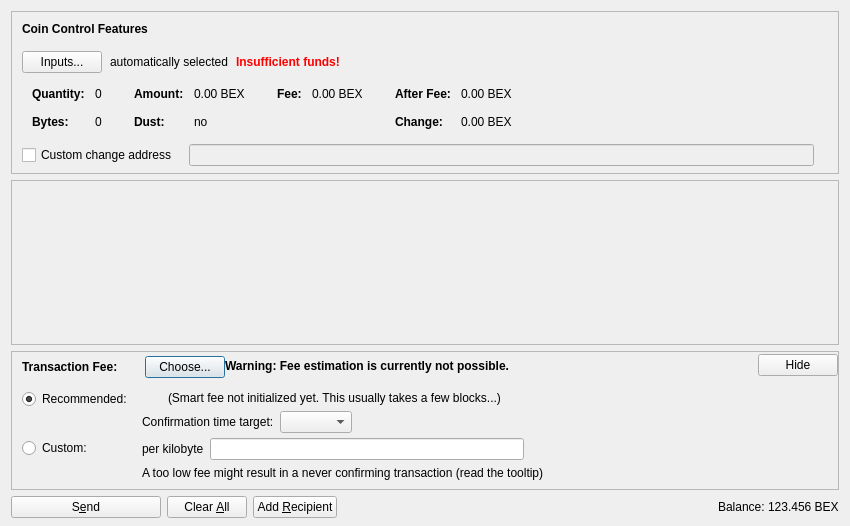
<?xml version="1.0" encoding="UTF-8"?>
<ui version="4.0">
 <class>SendCoinsDialog</class>
 <widget class="QDialog" name="SendCoinsDialog">
  <property name="geometry">
   <rect>
    <x>0</x>
    <y>0</y>
    <width>850</width>
    <height>526</height>
   </rect>
  </property>
  <property name="windowTitle">
   <string>Send Coins</string>
  </property>
  <layout class="QVBoxLayout" name="verticalLayout" stretch="0,1,0,0">
   <property name="bottomMargin">
    <number>8</number>
   </property>
   <item>
    <widget class="QFrame" name="frameCoinControl">
     <property name="sizePolicy">
      <sizepolicy hsizetype="Expanding" vsizetype="Expanding">
       <horstretch>0</horstretch>
       <verstretch>0</verstretch>
      </sizepolicy>
     </property>
     <property name="maximumSize">
      <size>
       <width>16777215</width>
       <height>16777215</height>
      </size>
     </property>
     <property name="frameShape">
      <enum>QFrame::StyledPanel</enum>
     </property>
     <property name="frameShadow">
      <enum>QFrame::Sunken</enum>
     </property>
     <layout class="QVBoxLayout" name="verticalLayoutCoinControl2">
      <property name="spacing">
       <number>0</number>
      </property>
      <property name="leftMargin">
       <number>0</number>
      </property>
      <property name="topMargin">
       <number>0</number>
      </property>
      <property name="rightMargin">
       <number>0</number>
      </property>
      <property name="bottomMargin">
       <number>6</number>
      </property>
      <item>
       <layout class="QVBoxLayout" name="verticalLayoutCoinControl" stretch="0,0,0,0,1">
        <property name="spacing">
         <number>0</number>
        </property>
        <property name="leftMargin">
         <number>10</number>
        </property>
        <property name="topMargin">
         <number>10</number>
        </property>
        <item>
         <layout class="QHBoxLayout" name="horizontalLayoutCoinControl1">
          <property name="bottomMargin">
           <number>15</number>
          </property>
          <item>
           <widget class="QLabel" name="labelCoinControlFeatures">
            <property name="sizePolicy">
             <sizepolicy hsizetype="Preferred" vsizetype="Maximum">
              <horstretch>0</horstretch>
              <verstretch>0</verstretch>
             </sizepolicy>
            </property>
            <property name="font">
             <font>
              <weight>75</weight>
              <bold>true</bold>
             </font>
            </property>
            <property name="styleSheet">
             <string notr="true">font-weight:bold;</string>
            </property>
            <property name="text">
             <string>Coin Control Features</string>
            </property>
           </widget>
          </item>
         </layout>
        </item>
        <item>
         <layout class="QHBoxLayout" name="horizontalLayoutCoinControl2" stretch="0,0,0,0">
          <property name="spacing">
           <number>8</number>
          </property>
          <property name="bottomMargin">
           <number>10</number>
          </property>
          <item>
           <widget class="QPushButton" name="pushButtonCoinControl">
            <property name="styleSheet">
             <string notr="true"/>
            </property>
            <property name="text">
             <string>Inputs...</string>
            </property>
            <property name="autoDefault">
             <bool>false</bool>
            </property>
           </widget>
          </item>
          <item>
           <widget class="QLabel" name="labelCoinControlAutomaticallySelected">
            <property name="text">
             <string>automatically selected</string>
            </property>
            <property name="margin">
             <number>5</number>
            </property>
           </widget>
          </item>
          <item>
           <widget class="QLabel" name="labelCoinControlInsuffFunds">
            <property name="font">
             <font>
              <weight>75</weight>
              <bold>true</bold>
             </font>
            </property>
            <property name="styleSheet">
             <string notr="true">color:red;font-weight:bold;</string>
            </property>
            <property name="text">
             <string>Insufficient funds!</string>
            </property>
            <property name="margin">
             <number>5</number>
            </property>
           </widget>
          </item>
          <item>
           <spacer name="horizontalSpacerCoinControl">
            <property name="orientation">
             <enum>Qt::Horizontal</enum>
            </property>
            <property name="sizeHint" stdset="0">
             <size>
              <width>40</width>
              <height>1</height>
             </size>
            </property>
           </spacer>
          </item>
         </layout>
        </item>
        <item>
         <widget class="QWidget" name="widgetCoinControl" native="true">
          <property name="sizePolicy">
           <sizepolicy hsizetype="Preferred" vsizetype="Preferred">
            <horstretch>0</horstretch>
            <verstretch>0</verstretch>
           </sizepolicy>
          </property>
          <property name="minimumSize">
           <size>
            <width>0</width>
            <height>0</height>
           </size>
          </property>
          <property name="styleSheet">
           <string notr="true"/>
          </property>
          <layout class="QHBoxLayout" name="horizontalLayoutCoinControl5">
           <property name="leftMargin">
            <number>0</number>
           </property>
           <property name="topMargin">
            <number>0</number>
           </property>
           <property name="rightMargin">
            <number>0</number>
           </property>
           <property name="bottomMargin">
            <number>0</number>
           </property>
           <item>
            <layout class="QHBoxLayout" name="horizontalLayoutCoinControl3" stretch="0,0,0,1">
             <property name="spacing">
              <number>20</number>
             </property>
             <property name="topMargin">
              <number>0</number>
             </property>
             <property name="bottomMargin">
              <number>10</number>
             </property>
             <item>
              <layout class="QFormLayout" name="formLayoutCoinControl1">
               <property name="horizontalSpacing">
                <number>10</number>
               </property>
               <property name="verticalSpacing">
                <number>14</number>
               </property>
               <property name="leftMargin">
                <number>10</number>
               </property>
               <property name="topMargin">
                <number>4</number>
               </property>
               <property name="rightMargin">
                <number>6</number>
               </property>
               <item row="0" column="0">
                <widget class="QLabel" name="labelCoinControlQuantityText">
                 <property name="font">
                  <font>
                   <weight>75</weight>
                   <bold>true</bold>
                  </font>
                 </property>
                 <property name="text">
                  <string>Quantity:</string>
                 </property>
                 <property name="margin">
                  <number>0</number>
                 </property>
                </widget>
               </item>
               <item row="0" column="1">
                <widget class="QLabel" name="labelCoinControlQuantity">
                 <property name="cursor">
                  <cursorShape>IBeamCursor</cursorShape>
                 </property>
                 <property name="contextMenuPolicy">
                  <enum>Qt::ActionsContextMenu</enum>
                 </property>
                 <property name="text">
                  <string notr="true">0</string>
                 </property>
                 <property name="margin">
                  <number>0</number>
                 </property>
                 <property name="textInteractionFlags">
                  <set>Qt::LinksAccessibleByMouse|Qt::TextSelectableByKeyboard|Qt::TextSelectableByMouse</set>
                 </property>
                </widget>
               </item>
               <item row="1" column="0">
                <widget class="QLabel" name="labelCoinControlBytesText">
                 <property name="font">
                  <font>
                   <weight>75</weight>
                   <bold>true</bold>
                  </font>
                 </property>
                 <property name="text">
                  <string>Bytes:</string>
                 </property>
                </widget>
               </item>
               <item row="1" column="1">
                <widget class="QLabel" name="labelCoinControlBytes">
                 <property name="cursor">
                  <cursorShape>IBeamCursor</cursorShape>
                 </property>
                 <property name="contextMenuPolicy">
                  <enum>Qt::ActionsContextMenu</enum>
                 </property>
                 <property name="text">
                  <string notr="true">0</string>
                 </property>
                 <property name="textInteractionFlags">
                  <set>Qt::LinksAccessibleByMouse|Qt::TextSelectableByKeyboard|Qt::TextSelectableByMouse</set>
                 </property>
                </widget>
               </item>
              </layout>
             </item>
             <item>
              <layout class="QFormLayout" name="formLayoutCoinControl2">
               <property name="horizontalSpacing">
                <number>10</number>
               </property>
               <property name="verticalSpacing">
                <number>14</number>
               </property>
               <property name="leftMargin">
                <number>6</number>
               </property>
               <property name="topMargin">
                <number>4</number>
               </property>
               <property name="rightMargin">
                <number>6</number>
               </property>
               <item row="0" column="0">
                <widget class="QLabel" name="labelCoinControlAmountText">
                 <property name="font">
                  <font>
                   <weight>75</weight>
                   <bold>true</bold>
                  </font>
                 </property>
                 <property name="text">
                  <string>Amount:</string>
                 </property>
                 <property name="margin">
                  <number>0</number>
                 </property>
                </widget>
               </item>
               <item row="0" column="1">
                <widget class="QLabel" name="labelCoinControlAmount">
                 <property name="cursor">
                  <cursorShape>IBeamCursor</cursorShape>
                 </property>
                 <property name="contextMenuPolicy">
                  <enum>Qt::ActionsContextMenu</enum>
                 </property>
                 <property name="text">
                  <string notr="true">0.00 BEX</string>
                 </property>
                 <property name="textInteractionFlags">
                  <set>Qt::LinksAccessibleByMouse|Qt::TextSelectableByKeyboard|Qt::TextSelectableByMouse</set>
                 </property>
                </widget>
               </item>
               <item row="1" column="0">
                <widget class="QLabel" name="labelCoinControlLowOutputText">
                 <property name="font">
                  <font>
                   <weight>75</weight>
                   <bold>true</bold>
                  </font>
                 </property>
                 <property name="text">
                  <string>Dust:</string>
                 </property>
                </widget>
               </item>
               <item row="1" column="1">
                <widget class="QLabel" name="labelCoinControlLowOutput">
                 <property name="cursor">
                  <cursorShape>IBeamCursor</cursorShape>
                 </property>
                 <property name="contextMenuPolicy">
                  <enum>Qt::ActionsContextMenu</enum>
                 </property>
                 <property name="text">
                  <string notr="true">no</string>
                 </property>
                 <property name="textInteractionFlags">
                  <set>Qt::LinksAccessibleByMouse|Qt::TextSelectableByKeyboard|Qt::TextSelectableByMouse</set>
                 </property>
                </widget>
               </item>
              </layout>
             </item>
             <item>
              <layout class="QFormLayout" name="formLayoutCoinControl3">
               <property name="horizontalSpacing">
                <number>10</number>
               </property>
               <property name="verticalSpacing">
                <number>14</number>
               </property>
               <property name="leftMargin">
                <number>6</number>
               </property>
               <property name="topMargin">
                <number>4</number>
               </property>
               <property name="rightMargin">
                <number>6</number>
               </property>
               <item row="0" column="0">
                <widget class="QLabel" name="labelCoinControlFeeText">
                 <property name="font">
                  <font>
                   <weight>75</weight>
                   <bold>true</bold>
                  </font>
                 </property>
                 <property name="text">
                  <string>Fee:</string>
                 </property>
                 <property name="margin">
                  <number>0</number>
                 </property>
                </widget>
               </item>
               <item row="0" column="1">
                <widget class="QLabel" name="labelCoinControlFee">
                 <property name="cursor">
                  <cursorShape>IBeamCursor</cursorShape>
                 </property>
                 <property name="contextMenuPolicy">
                  <enum>Qt::ActionsContextMenu</enum>
                 </property>
                 <property name="text">
                  <string notr="true">0.00 BEX</string>
                 </property>
                 <property name="textInteractionFlags">
                  <set>Qt::LinksAccessibleByMouse|Qt::TextSelectableByKeyboard|Qt::TextSelectableByMouse</set>
                 </property>
                </widget>
               </item>
              </layout>
             </item>
             <item>
              <layout class="QFormLayout" name="formLayoutCoinControl4">
               <property name="horizontalSpacing">
                <number>10</number>
               </property>
               <property name="verticalSpacing">
                <number>14</number>
               </property>
               <property name="leftMargin">
                <number>6</number>
               </property>
               <property name="topMargin">
                <number>4</number>
               </property>
               <property name="rightMargin">
                <number>6</number>
               </property>
               <item row="0" column="0">
                <widget class="QLabel" name="labelCoinControlAfterFeeText">
                 <property name="font">
                  <font>
                   <weight>75</weight>
                   <bold>true</bold>
                  </font>
                 </property>
                 <property name="text">
                  <string>After Fee:</string>
                 </property>
                 <property name="margin">
                  <number>0</number>
                 </property>
                </widget>
               </item>
               <item row="0" column="1">
                <widget class="QLabel" name="labelCoinControlAfterFee">
                 <property name="cursor">
                  <cursorShape>IBeamCursor</cursorShape>
                 </property>
                 <property name="contextMenuPolicy">
                  <enum>Qt::ActionsContextMenu</enum>
                 </property>
                 <property name="text">
                  <string notr="true">0.00 BEX</string>
                 </property>
                 <property name="textInteractionFlags">
                  <set>Qt::LinksAccessibleByMouse|Qt::TextSelectableByKeyboard|Qt::TextSelectableByMouse</set>
                 </property>
                </widget>
               </item>
               <item row="1" column="0">
                <widget class="QLabel" name="labelCoinControlChangeText">
                 <property name="font">
                  <font>
                   <weight>75</weight>
                   <bold>true</bold>
                  </font>
                 </property>
                 <property name="text">
                  <string>Change:</string>
                 </property>
                </widget>
               </item>
               <item row="1" column="1">
                <widget class="QLabel" name="labelCoinControlChange">
                 <property name="cursor">
                  <cursorShape>IBeamCursor</cursorShape>
                 </property>
                 <property name="contextMenuPolicy">
                  <enum>Qt::ActionsContextMenu</enum>
                 </property>
                 <property name="text">
                  <string notr="true">0.00 BEX</string>
                 </property>
                 <property name="textInteractionFlags">
                  <set>Qt::LinksAccessibleByMouse|Qt::TextSelectableByKeyboard|Qt::TextSelectableByMouse</set>
                 </property>
                </widget>
               </item>
              </layout>
             </item>
            </layout>
           </item>
          </layout>
         </widget>
        </item>
        <item>
         <layout class="QHBoxLayout" name="horizontalLayoutCoinControl4" stretch="0,0,0">
          <property name="spacing">
           <number>12</number>
          </property>
          <property name="sizeConstraint">
           <enum>QLayout::SetDefaultConstraint</enum>
          </property>
          <property name="topMargin">
           <number>5</number>
          </property>
          <property name="rightMargin">
           <number>5</number>
          </property>
          <item>
           <widget class="QCheckBox" name="checkBoxCoinControlChange">
            <property name="toolTip">
             <string>If this is activated, but the change address is empty or invalid, change will be sent to a newly generated address.</string>
            </property>
            <property name="text">
             <string>Custom change address</string>
            </property>
           </widget>
          </item>
          <item>
           <widget class="QValidatedLineEdit" name="lineEditCoinControlChange">
            <property name="enabled">
             <bool>false</bool>
            </property>
            <property name="sizePolicy">
             <sizepolicy hsizetype="Expanding" vsizetype="Fixed">
              <horstretch>0</horstretch>
              <verstretch>0</verstretch>
             </sizepolicy>
            </property>
           </widget>
          </item>
          <item>
           <widget class="QLabel" name="labelCoinControlChangeLabel">
            <property name="sizePolicy">
             <sizepolicy hsizetype="Preferred" vsizetype="Expanding">
              <horstretch>0</horstretch>
              <verstretch>0</verstretch>
             </sizepolicy>
            </property>
            <property name="minimumSize">
             <size>
              <width>0</width>
              <height>0</height>
             </size>
            </property>
            <property name="text">
             <string/>
            </property>
            <property name="margin">
             <number>3</number>
            </property>
           </widget>
          </item>
         </layout>
        </item>
        <item>
         <spacer name="verticalSpacerCoinControl">
          <property name="orientation">
           <enum>Qt::Vertical</enum>
          </property>
          <property name="sizeHint" stdset="0">
           <size>
            <width>800</width>
            <height>1</height>
           </size>
          </property>
         </spacer>
        </item>
       </layout>
      </item>
     </layout>
    </widget>
   </item>
   <item>
    <widget class="QScrollArea" name="scrollArea">
     <property name="widgetResizable">
      <bool>true</bool>
     </property>
     <widget class="QWidget" name="scrollAreaWidgetContents">
      <property name="geometry">
       <rect>
        <x>0</x>
        <y>0</y>
        <width>830</width>
        <height>104</height>
       </rect>
      </property>
      <layout class="QVBoxLayout" name="verticalLayout_2" stretch="0,1">
       <property name="leftMargin">
        <number>0</number>
       </property>
       <property name="topMargin">
        <number>0</number>
       </property>
       <property name="rightMargin">
        <number>0</number>
       </property>
       <property name="bottomMargin">
        <number>0</number>
       </property>
       <item>
        <layout class="QVBoxLayout" name="entries">
         <property name="spacing">
          <number>6</number>
         </property>
        </layout>
       </item>
       <item>
        <spacer name="verticalSpacer">
         <property name="orientation">
          <enum>Qt::Vertical</enum>
         </property>
         <property name="sizeHint" stdset="0">
          <size>
           <width>20</width>
           <height>40</height>
          </size>
         </property>
        </spacer>
       </item>
      </layout>
     </widget>
    </widget>
   </item>
   <item>
    <widget class="QFrame" name="frameFee">
     <property name="sizePolicy">
      <sizepolicy hsizetype="Expanding" vsizetype="Expanding">
       <horstretch>0</horstretch>
       <verstretch>0</verstretch>
      </sizepolicy>
     </property>
     <property name="maximumSize">
      <size>
       <width>16777215</width>
       <height>16777215</height>
      </size>
     </property>
     <property name="frameShape">
      <enum>QFrame::StyledPanel</enum>
     </property>
     <property name="frameShadow">
      <enum>QFrame::Sunken</enum>
     </property>
     <layout class="QVBoxLayout" name="verticalLayoutFee1">
      <property name="spacing">
       <number>0</number>
      </property>
      <property name="leftMargin">
       <number>0</number>
      </property>
      <property name="topMargin">
       <number>0</number>
      </property>
      <property name="rightMargin">
       <number>0</number>
      </property>
      <property name="bottomMargin">
       <number>0</number>
      </property>
      <item>
       <layout class="QVBoxLayout" name="verticalLayoutFee2" stretch="0,0,0">
        <property name="spacing">
         <number>0</number>
        </property>
        <property name="leftMargin">
         <number>10</number>
        </property>
        <property name="topMargin">
         <number>0</number>
        </property>
        <item>
         <layout class="QHBoxLayout" name="horizontalLayoutFee1">
          <property name="bottomMargin">
           <number>0</number>
          </property>
          <item>
           <layout class="QVBoxLayout" name="verticalLayoutFee7">
            <property name="spacing">
             <number>0</number>
            </property>
            <item>
             <spacer name="verticalSpacerSmartFee">
              <property name="orientation">
               <enum>Qt::Vertical</enum>
              </property>
              <property name="sizeType">
               <enum>QSizePolicy::Fixed</enum>
              </property>
              <property name="sizeHint" stdset="0">
               <size>
                <width>1</width>
                <height>4</height>
               </size>
              </property>
             </spacer>
            </item>
            <item>
             <layout class="QHBoxLayout" name="horizontalLayoutSmartFee">
              <property name="spacing">
               <number>10</number>
              </property>
              <item>
               <widget class="QLabel" name="labelFeeHeadline">
                <property name="sizePolicy">
                 <sizepolicy hsizetype="Preferred" vsizetype="Maximum">
                  <horstretch>0</horstretch>
                  <verstretch>0</verstretch>
                 </sizepolicy>
                </property>
                <property name="font">
                 <font>
                  <weight>75</weight>
                  <bold>true</bold>
                 </font>
                </property>
                <property name="styleSheet">
                 <string notr="true">font-weight:bold;</string>
                </property>
                <property name="text">
                 <string>Transaction Fee:</string>
                </property>
               </widget>
              </item>
              <item>
               <widget class="QLabel" name="labelFeeMinimized">
                <property name="text">
                 <string/>
                </property>
               </widget>
              </item>
              <item>
               <widget class="QPushButton" name="buttonChooseFee">
                <property name="text">
                 <string>Choose...</string>
                </property>
               </widget>
              </item>
             </layout>
            </item>
            <item>
             <spacer name="verticalSpacer_5">
              <property name="orientation">
               <enum>Qt::Vertical</enum>
              </property>
              <property name="sizeHint" stdset="0">
               <size>
                <width>1</width>
                <height>1</height>
               </size>
              </property>
             </spacer>
            </item>
           </layout>
          </item>
          <item>
           <widget class="QLabel" name="fallbackFeeWarningLabel">
            <property name="toolTip">
             <string>Using the fallbackfee can result in sending a transaction that will take several hours or days (or never) to confirm. Consider choosing your fee manually or wait until you have validated the complete chain.</string>
            </property>
            <property name="font">
            <font>
                <weight>75</weight>
                <bold>true</bold>
            </font>
            </property>
            <property name="text">
             <string>Warning: Fee estimation is currently not possible.</string>
            </property>
            <property name="wordWrap">
             <bool>false</bool>
            </property>
           </widget>
          </item>
          <item>
           <spacer name="horizontalSpacer_4">
            <property name="orientation">
             <enum>Qt::Horizontal</enum>
            </property>
            <property name="sizeType">
             <enum>QSizePolicy::MinimumExpanding</enum>
            </property>
            <property name="sizeHint" stdset="0">
             <size>
              <width>40</width>
              <height>20</height>
             </size>
            </property>
           </spacer>
          </item>
          <item>
           <widget class="QPushButton" name="buttonMinimizeFee">
            <property name="toolTip">
             <string>collapse fee-settings</string>
            </property>
            <property name="text">
             <string>Hide</string>
            </property>
           </widget>
          </item>
         </layout>
        </item>
        <item>
         <widget class="QFrame" name="frameFeeSelection">
          <layout class="QVBoxLayout" name="verticalLayoutFee12">
           <property name="spacing">
            <number>0</number>
           </property>
           <property name="leftMargin">
            <number>0</number>
           </property>
           <property name="topMargin">
            <number>0</number>
           </property>
           <property name="rightMargin">
            <number>0</number>
           </property>
           <property name="bottomMargin">
            <number>0</number>
           </property>
           <item>
            <layout class="QGridLayout" name="gridLayoutFee">
             <property name="topMargin">
              <number>10</number>
             </property>
             <property name="bottomMargin">
              <number>4</number>
             </property>
             <property name="horizontalSpacing">
              <number>10</number>
             </property>
             <property name="verticalSpacing">
              <number>4</number>
             </property>
             <item row="1" column="1">
              <layout class="QVBoxLayout" name="verticalLayoutFee8">
               <property name="spacing">
                <number>6</number>
               </property>
               <item>
                <layout class="QHBoxLayout" name="horizontalLayoutFee13">
                 <item>
                  <widget class="QLabel" name="labelCustomPerKilobyte">
                   <property name="toolTip">
                    <string>Specify a custom fee per kB (1,000 bytes) of the transaction's virtual size.

Note:  Since the fee is calculated on a per-byte basis, a fee of "100 satoshis per kB" for a transaction size of 500 bytes (half of 1 kB) would ultimately yield a fee of only 50 satoshis.</string>
                   </property>
                   <property name="text">
                    <string>per kilobyte</string>
                   </property>
                  </widget>
                 </item>
                 <item>
                  <widget class="BitcoinAmountField" name="customFee"/>
                 </item>
                 <item>
                  <spacer name="horizontalSpacer_6">
                   <property name="orientation">
                    <enum>Qt::Horizontal</enum>
                   </property>
                   <property name="sizeHint" stdset="0">
                    <size>
                     <width>1</width>
                     <height>1</height>
                    </size>
                   </property>
                  </spacer>
                 </item>
                </layout>
               </item>
               <item>
                <layout class="QHBoxLayout" name="horizontalLayoutFee8">
                 <item>
                  <widget class="QLabel" name="labelCustomFeeWarning">
                   <property name="enabled">
                    <bool>true</bool>
                   </property>
                   <property name="toolTip">
                    <string>When there is less transaction volume than space in the blocks, miners as well as relaying nodes may enforce a minimum fee. Paying only this minimum fee is just fine, but be aware that this can result in a never confirming transaction once there is more demand for bandexcoin transactions than the network can process.</string>
                   </property>
                   <property name="text">
                    <string>A too low fee might result in a never confirming transaction (read the tooltip)</string>
                   </property>
                  </widget>
                 </item>
                 <item>
                  <spacer name="horizontalSpacer_2">
                   <property name="orientation">
                    <enum>Qt::Horizontal</enum>
                   </property>
                   <property name="sizeHint" stdset="0">
                    <size>
                     <width>1</width>
                     <height>1</height>
                    </size>
                   </property>
                  </spacer>
                 </item>
                </layout>
               </item>
              </layout>
             </item>
             <item row="0" column="0">
              <layout class="QVBoxLayout" name="verticalLayoutFee4" stretch="0,1">
               <item>
                <widget class="QRadioButton" name="radioSmartFee">
                 <property name="text">
                  <string>Recommended:</string>
                 </property>
                 <property name="checked">
                  <bool>true</bool>
                 </property>
                 <attribute name="buttonGroup">
                  <string notr="true">groupFee</string>
                 </attribute>
                </widget>
               </item>
               <item>
                <spacer name="verticalSpacer_2">
                 <property name="orientation">
                  <enum>Qt::Vertical</enum>
                 </property>
                 <property name="sizeHint" stdset="0">
                  <size>
                   <width>1</width>
                   <height>1</height>
                  </size>
                 </property>
                </spacer>
               </item>
              </layout>
             </item>
             <item row="1" column="0">
              <layout class="QVBoxLayout" name="verticalLayoutFee9" stretch="0,1">
               <item>
                <widget class="QRadioButton" name="radioCustomFee">
                 <property name="text">
                  <string>Custom:</string>
                 </property>
                 <attribute name="buttonGroup">
                  <string notr="true">groupFee</string>
                 </attribute>
                </widget>
               </item>
               <item>
                <spacer name="verticalSpacer_6">
                 <property name="orientation">
                  <enum>Qt::Vertical</enum>
                 </property>
                 <property name="sizeHint" stdset="0">
                  <size>
                   <width>1</width>
                   <height>1</height>
                  </size>
                 </property>
                </spacer>
               </item>
              </layout>
             </item>
             <item row="0" column="1">
              <layout class="QVBoxLayout" name="verticalLayoutFee3" stretch="0,0,1">
               <property name="spacing">
                <number>6</number>
               </property>
               <property name="topMargin">
                <number>2</number>
               </property>
               <item>
                <layout class="QHBoxLayout" name="horizontalLayoutFee12">
                 <item>
                  <widget class="QLabel" name="labelSmartFee">
                   <property name="text">
                    <string/>
                   </property>
                  </widget>
                 </item>
                 <item>
                  <widget class="QLabel" name="labelFeeEstimation">
                   <property name="text">
                    <string/>
                   </property>
                  </widget>
                 </item>
                 <item>
                  <widget class="QLabel" name="labelSmartFee2">
                   <property name="text">
                    <string>(Smart fee not initialized yet. This usually takes a few blocks...)</string>
                   </property>
                  </widget>
                 </item>
                 <item>
                  <spacer name="horizontalSpacer_5">
                   <property name="orientation">
                    <enum>Qt::Horizontal</enum>
                   </property>
                   <property name="sizeHint" stdset="0">
                    <size>
                     <width>1</width>
                     <height>1</height>
                    </size>
                   </property>
                  </spacer>
                 </item>
                </layout>
               </item>
               <item>
                <layout class="QHBoxLayout" name="horizontalLayoutFee9">
                 <item>
                  <layout class="QVBoxLayout" name="verticalLayoutFee6">
                   <item>
                    <widget class="QLabel" name="labelSmartFee3">
                     <property name="text">
                      <string>Confirmation time target:</string>
                     </property>
                    </widget>
                   </item>
                  </layout>
                 </item>
                 <item>
                  <layout class="QVBoxLayout" name="verticalLayoutFee5">
                   <property name="rightMargin">
                    <number>30</number>
                   </property>
                   <item>
                    <layout class="QHBoxLayout" name="horizontalLayoutConfTarget">
                     <property name="bottomMargin">
                      <number>0</number>
                     </property>
                     <item>
                      <widget class="QComboBox" name="confTargetSelector"/>
                     </item>
                     <item>
                      <spacer name="horizontalSpacerConfTarget">
                       <property name="orientation">
                        <enum>Qt::Horizontal</enum>
                       </property>
                       <property name="sizeHint" stdset="0">
                        <size>
                         <width>40</width>
                         <height>20</height>
                        </size>
                       </property>
                      </spacer>
                     </item>
                    </layout>
                   </item>
                  </layout>
                 </item>
                </layout>
               </item>
               <item>
                <spacer name="verticalSpacer_4">
                 <property name="orientation">
                  <enum>Qt::Vertical</enum>
                 </property>
                 <property name="sizeHint" stdset="0">
                  <size>
                   <width>1</width>
                   <height>1</height>
                  </size>
                 </property>
                </spacer>
               </item>
              </layout>
             </item>
            </layout>
           </item>
          </layout>
         </widget>
        </item>
        <item>
         <spacer name="verticalSpacerFee">
          <property name="orientation">
           <enum>Qt::Vertical</enum>
          </property>
          <property name="sizeHint" stdset="0">
           <size>
            <width>40</width>
            <height>5</height>
           </size>
          </property>
         </spacer>
        </item>
       </layout>
      </item>
     </layout>
    </widget>
   </item>
   <item>
    <layout class="QHBoxLayout" name="horizontalLayout">
     <item>
      <widget class="QPushButton" name="sendButton">
       <property name="minimumSize">
        <size>
         <width>150</width>
         <height>0</height>
        </size>
       </property>
       <property name="toolTip">
        <string>Confirm the send action</string>
       </property>
       <property name="text">
        <string>S&amp;end</string>
       </property>
       <property name="icon">
        <iconset resource="../bitcoin.qrc">
         <normaloff>:/icons/send</normaloff>:/icons/send</iconset>
       </property>
       <property name="autoDefault">
        <bool>false</bool>
       </property>
       <property name="default">
        <bool>false</bool>
       </property>
      </widget>
     </item>
     <item>
      <widget class="QPushButton" name="clearButton">
       <property name="sizePolicy">
        <sizepolicy hsizetype="Minimum" vsizetype="Fixed">
         <horstretch>0</horstretch>
         <verstretch>0</verstretch>
        </sizepolicy>
       </property>
       <property name="toolTip">
        <string>Clear all fields of the form.</string>
       </property>
       <property name="text">
        <string>Clear &amp;All</string>
       </property>
       <property name="icon">
        <iconset resource="../bitcoin.qrc">
         <normaloff>:/icons/remove</normaloff>:/icons/remove</iconset>
       </property>
       <property name="autoDefault">
        <bool>false</bool>
       </property>
      </widget>
     </item>
     <item>
      <widget class="QPushButton" name="addButton">
       <property name="toolTip">
        <string>Send to multiple recipients at once</string>
       </property>
       <property name="text">
        <string>Add &amp;Recipient</string>
       </property>
       <property name="icon">
        <iconset resource="../bitcoin.qrc">
         <normaloff>:/icons/add</normaloff>:/icons/add</iconset>
       </property>
       <property name="autoDefault">
        <bool>false</bool>
       </property>
      </widget>
     </item>
     <item>
      <spacer name="horizontalSpacer">
       <property name="orientation">
        <enum>Qt::Horizontal</enum>
       </property>
       <property name="sizeHint" stdset="0">
        <size>
         <width>40</width>
         <height>20</height>
        </size>
       </property>
      </spacer>
     </item>
     <item>
      <layout class="QHBoxLayout" name="horizontalLayout_2">
       <property name="spacing">
        <number>3</number>
       </property>
       <item>
        <widget class="QLabel" name="label">
         <property name="sizePolicy">
          <sizepolicy hsizetype="Preferred" vsizetype="Fixed">
           <horstretch>0</horstretch>
           <verstretch>0</verstretch>
          </sizepolicy>
         </property>
         <property name="text">
          <string>Balance:</string>
         </property>
        </widget>
       </item>
       <item>
        <widget class="QLabel" name="labelBalance">
         <property name="sizePolicy">
          <sizepolicy hsizetype="Preferred" vsizetype="Fixed">
           <horstretch>0</horstretch>
           <verstretch>0</verstretch>
          </sizepolicy>
         </property>
         <property name="cursor">
          <cursorShape>IBeamCursor</cursorShape>
         </property>
         <property name="text">
          <string notr="true">123.456 BEX</string>
         </property>
         <property name="textInteractionFlags">
          <set>Qt::LinksAccessibleByMouse|Qt::TextSelectableByKeyboard|Qt::TextSelectableByMouse</set>
         </property>
        </widget>
       </item>
      </layout>
     </item>
    </layout>
   </item>
  </layout>
 </widget>
 <customwidgets>
  <customwidget>
   <class>QValidatedLineEdit</class>
   <extends>QLineEdit</extends>
   <header>qt/qvalidatedlineedit.h</header>
  </customwidget>
  <customwidget>
   <class>BitcoinAmountField</class>
   <extends>QLineEdit</extends>
   <header>qt/bitcoinamountfield.h</header>
   <container>1</container>
  </customwidget>
 </customwidgets>
 <resources>
  <include location="../bitcoin.qrc"/>
 </resources>
 <connections/>
 <buttongroups>
  <buttongroup name="groupFee"/>
 </buttongroups>
</ui>
